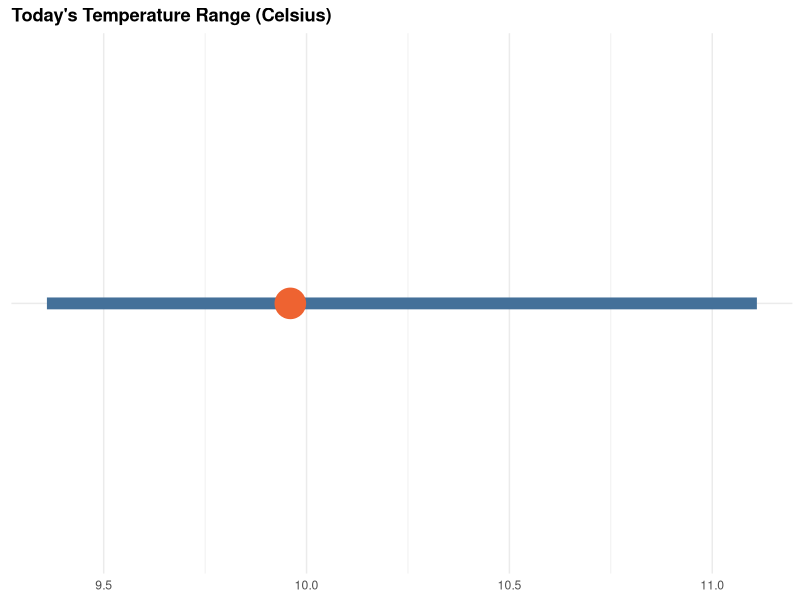

Here is the R script that generated this plot:
## ---- chunk 1

library(readr)
library(ggplot2)
library(dplyr)
library(stringr)

df <- read_csv("weather.csv")

## ---- chunk 2

ggplot(df, aes(x = city)) +
  geom_linerange(aes(ymin = temp_c_min, ymax = temp_c_max), size = 4, color = "#447099") +
  geom_point(aes(y = temp_c_current), size = 10, color = "#EE6331") +
  coord_flip() +
  labs(title = "Today's Temperature Range (Celsius)", y = NULL, x = NULL) +
  theme_minimal() +
  theme(
    plot.title = element_text(face = "bold"),
    axis.text.y = element_blank(),
    axis.ticks.y = element_blank()
  )

